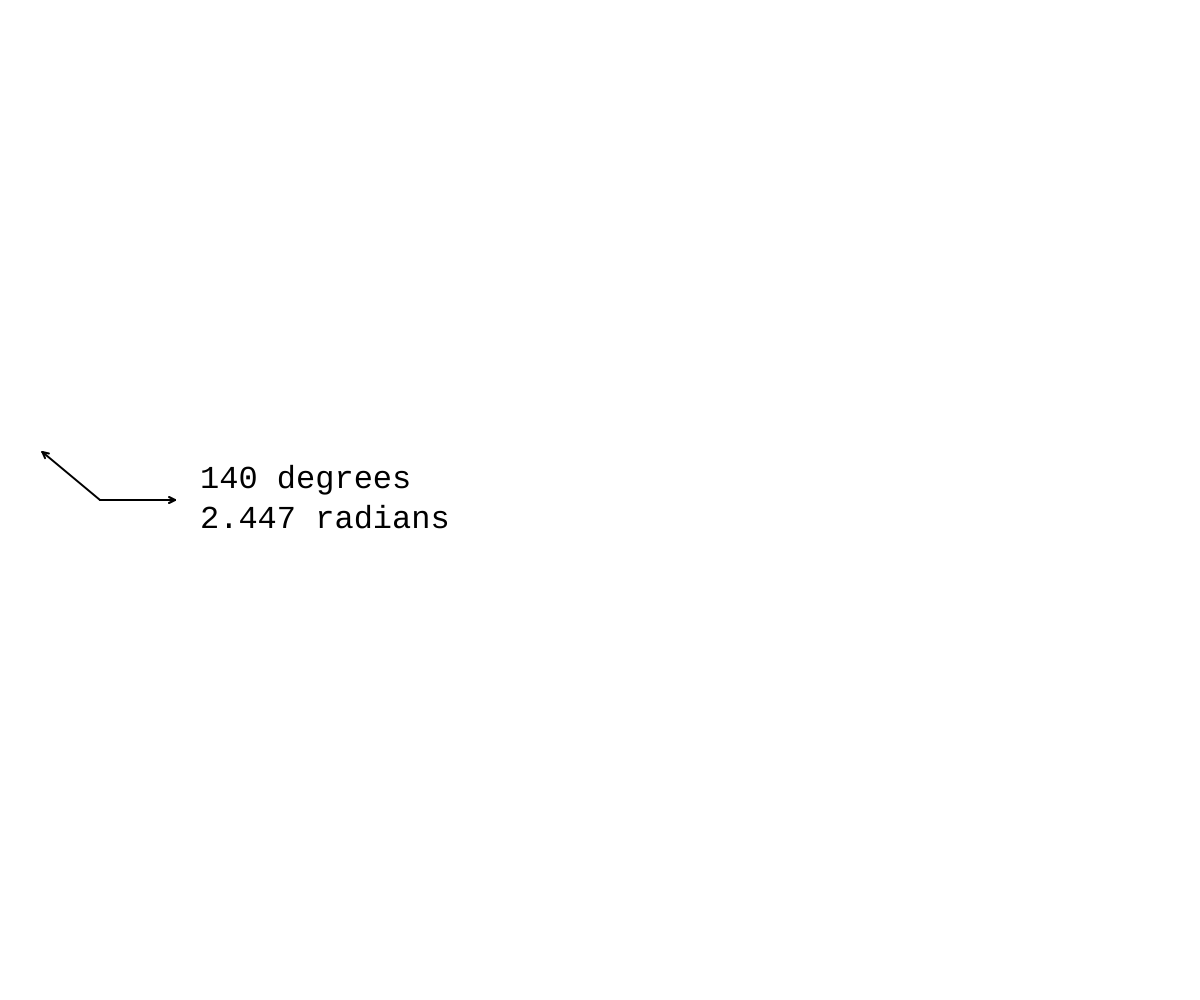
Frame 1 (no input)
Frame 60 (no input): identical to frame 1, image omitted
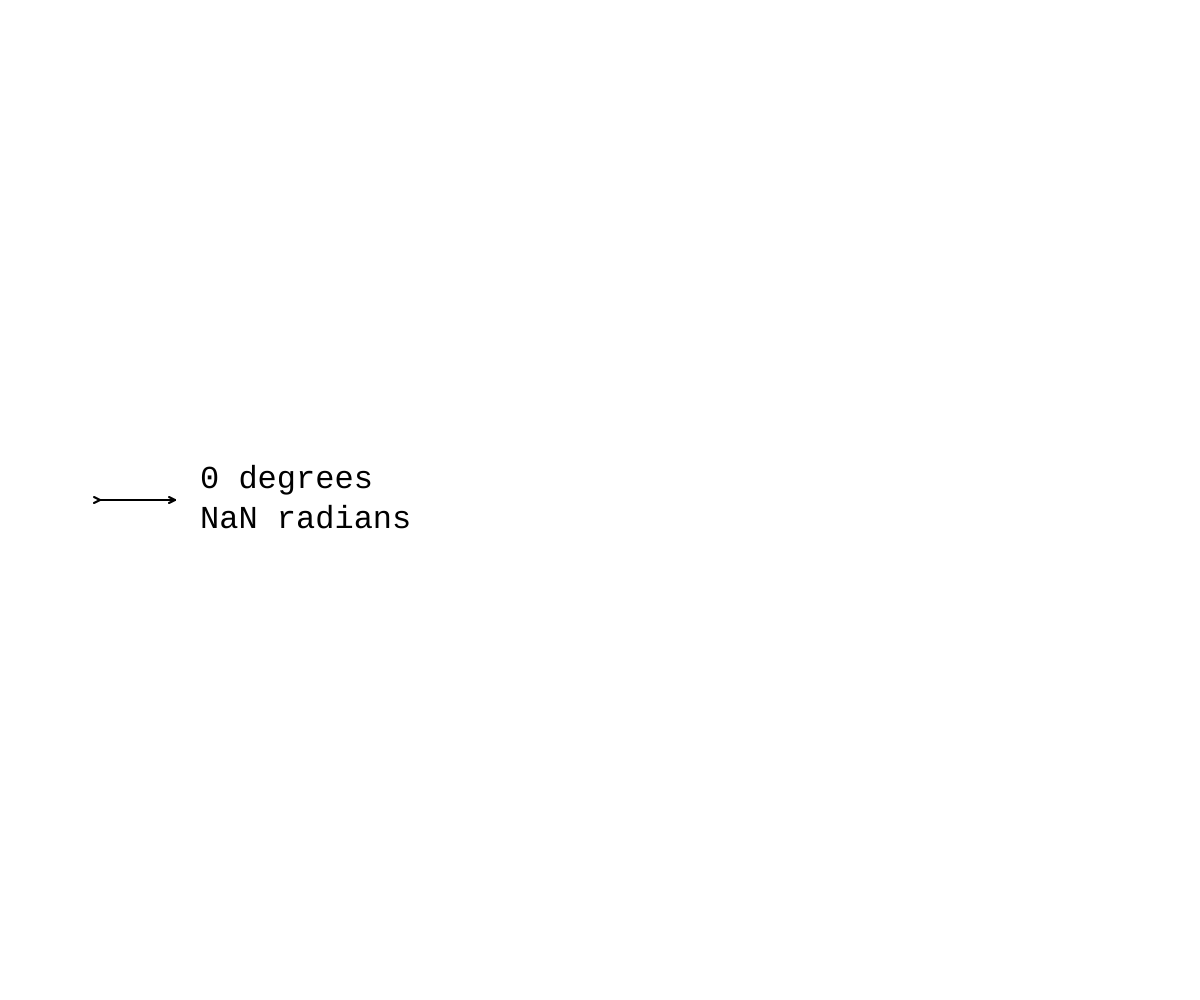
Frame 120 (the mouse pressed at the canvas centre since frame 60)

The p5.js sketch that drew these frames (run headless with seeded random() and noise() and a simulated clock; from frame 60 on, the mouse is pressed at the canvas centre):

// p5.js sketch
// ── sketch.js
// Scalar Projection (Angle Between)
// The Nature of Code
// The Coding Train / Daniel Shiffman
// https://youtu.be/DHPfoqiE4yQ
// https://thecodingtrain.com/learning/nature-of-code/5.6-dot-product.html

// Angle Between: https://editor.p5js.org/codingtrain/sketches/ORP5Yx7JX
// Scalar Projection: https://editor.p5js.org/codingtrain/sketches/c4jmHLFQI

function setup() {
  createCanvas(windowWidth, windowHeight);
}

function draw() {
  background(255);

  // A "vector" (really a point) to store the mouse position and screen center position
  const mouseLoc = createVector(mouseX, mouseY);
  const centerLoc = createVector(width / 2, height / 2);

  // Aha, a vector to store the displacement between the mouse and center
  const v = p5.Vector.sub(mouseLoc, centerLoc);
  v.normalize();
  v.mult(75);

  const xaxis = createVector(75, 0);
  // Render the vector
  drawVector(v, createVector(100, height / 2), 1.0);
  drawVector(xaxis, createVector(100, height / 2), 1.0);

  const theta = v.angleBetween(xaxis);

  fill(0);
  textSize(32);
  textFont("courier");
  textAlign(LEFT, CENTER);
  text(
    `${int(degrees(theta))} degrees\n${nf(theta, 1, 3)} radians`,
    200,
    height / 2
  );
}

// Renders a vector object 'v' as an arrow and a position 'loc'
function drawVector(v, pos, scayl) {
  push();
  const arrowsize = 6;
  // Translate to position to render vector
  translate(pos.x, pos.y);
  stroke(0);
  strokeWeight(2);
  // Call vector heading function to get direction (pointing up is a heading of 0)
  rotate(v.heading());
  // Calculate length of vector & scale it to be bigger or smaller if necessary
  const len = v.mag() * scayl;
  // Draw three lines to make an arrow
  line(0, 0, len, 0);
  line(len, 0, len - arrowsize, +arrowsize / 2);
  line(len, 0, len - arrowsize, -arrowsize / 2);
  pop();
}
